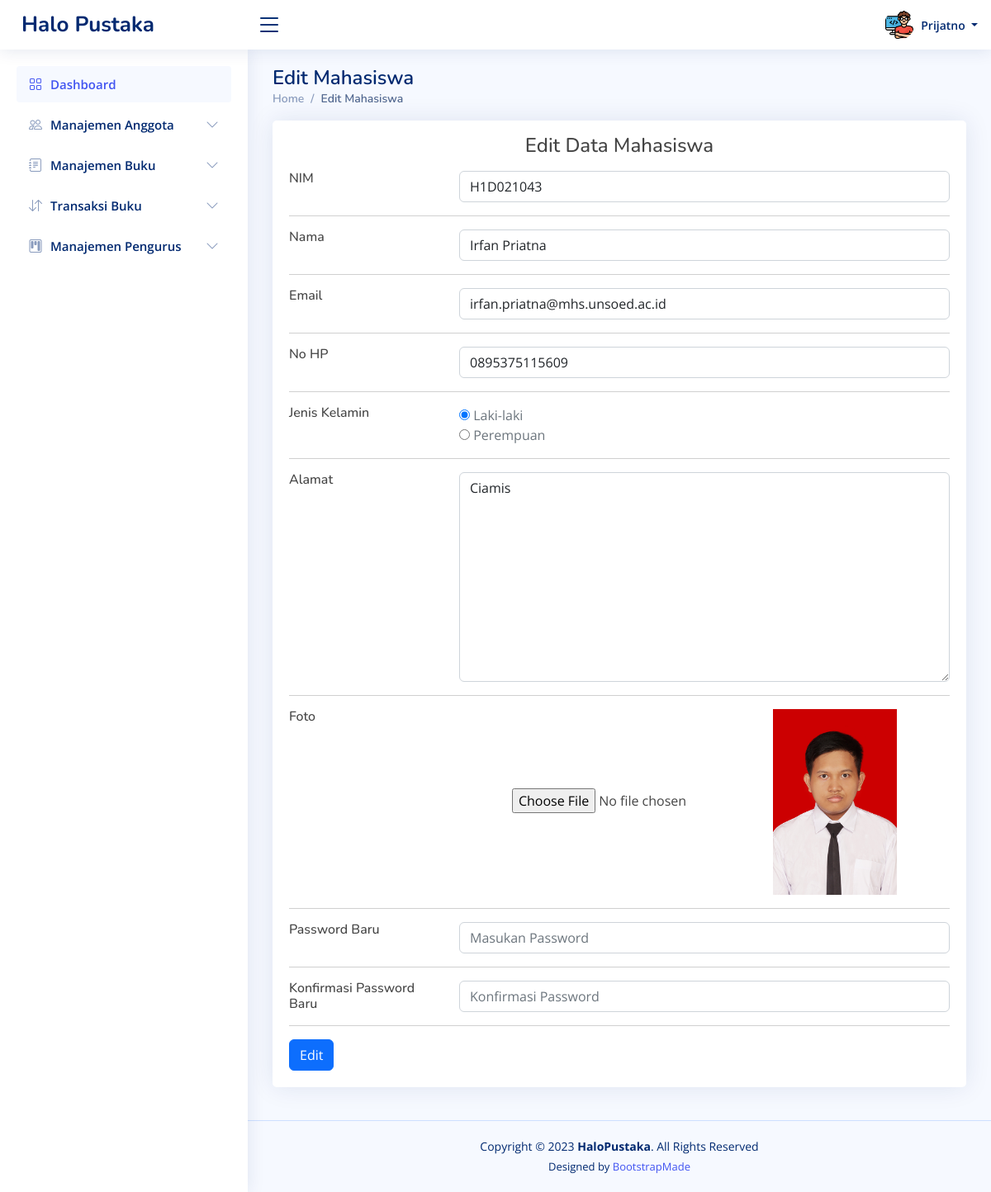
The app's page /dashboard.php?page=editmahasiswa&id=H1D021043 (signed in) with its own data.
### tables this page shows
CREATE TABLE `pengurus` (
  `id_pengurus` char(5) NOT NULL,
  `nama` varchar(100) NOT NULL,
  `password` varchar(100) NOT NULL,
  `level` varchar(20) NOT NULL,
  `pic` varchar(50) NOT NULL DEFAULT 'pengurus/admin.png'
);

CREATE TABLE `anggota` (
  `nim` char(9) NOT NULL,
  `nama` varchar(100) NOT NULL,
  `password` varchar(100) NOT NULL,
  `email` varchar(100) NOT NULL,
  `no_hp` varchar(15) NOT NULL,
  `alamat` text NOT NULL,
  `jenis_kelamin` char(1) NOT NULL,
  `pic` varchar(50) NOT NULL DEFAULT 'anggota/mhs.png'
);

### _editmahasiswa.php (the view, shortened to what this page needs)
<?php
if (isset($_GET['id'])) {
    $nim = $_GET['id'];
    $data = mysqli_fetch_array(mysqli_query($koneksi, "SELECT * FROM anggota WHERE nim = '$nim'"));
}
?>
<div class="container">
    <div class="card" style="margin-bottom: 20px;">
        <div class="card-body">
            <h4 class="text-center mt-3 mb-3">Edit Data Mahasiswa</h4>
            <form action="dashboard.php?page=editmahasiswa" method="post" name="editmahasiswa"
                enctype="multipart/form-data">
                <div class="row">
                    <div class="col-sm-3">
                        <h6 class="mb-0">NIM</h6>
                    </div>
                    <div class="col-sm-9 text-secondary">
                        <input type="text" name="nim" id="nim" class="form-control" value="<?php echo $data['nim'] ?>"
                            required>
                    </div>
                </div>
                <hr>
                <div class="row">
                    <div class="col-sm-3">
                        <h6 class="mb-0">Nama</h6>
                    </div>
                    <div class="col-sm-9 text-secondary">
                        <input type="text" name="nama" id="nama" class="form-control"
                            value="<?php echo $data['nama'] ?>" required>
                    </div>
                </div>
                <hr>
                <div class="row">
                    <div class="col-sm-3">
                        <h6 class="mb-0">Email</h6>
                    </div>
                    <div class="col-sm-9 text-secondary">
                        <input type="email" name="email" id="email" class="form-control" placeholder="Masukan Email"
                            value="<?php echo $data['email'] ?>">
                    </div>
                </div>
                <hr>
                <div class="row">
                    <div class="col-sm-3">
                        <h6 class="mb-0">No HP</h6>
                    </div>
                    <div class="col-sm-9 text-secondary">
                        <input type="text" name="nohp" id="nohp" class="form-control" placeholder="Masukan No HP"
                            value="<?php echo $data['no_hp'] ?>">
                    </div>
                </div>
                <hr>
                <div class="row">
                    <div class="col-sm-3">
                        <h6 class="mb-0">Jenis Kelamin</h6>
                    </div>
                    <div class="col-sm-9 text-secondary">
                        <input type="radio" name="jk" id="lakilaki" value="l" <?php if ($data['jenis_kelamin'] == 'l')
                            echo "checked" ?> required>
                            <label for="lakilaki">Laki-laki</label><br>
                            <input type="radio" name="jk" id="perempuan" value="p" <?php if ($data['jenis_kelamin'] == 'p')
                            echo "checked" ?> required>
                            <label for="perempuan">Perempuan</label>
                        </div>
                    </div>
                    <hr>
                    <div class="row">
                        <div class="col-sm-3">
                            <h6 class="mb-0">Alamat</h6>
                        </div>
                        <div class="col-sm-9 text-secondary">
                            <textarea name="alamat" id="alamat" cols="30" rows="10" class="form-control"
                                placeholder="Masukan Alamat"><?php echo $data['alamat'] ?></textarea>
                    </div>
                </div>
                <hr>
                <div class="row">
                    <div class="col-sm-3">
                        <h6 class="mb-0">Foto</h6>
                    </div>
                    <div class="col-sm-9 align-items-center text-center">
                        <input type="file" name="pic" id="pic" accept=".jpg, .jpeg, .png" onchange="return valid();">
                        <img src="assets/img/<?php echo $data['pic'] ?>" id="display" alt="<?php echo $data['nama'] ?>"
                            width="150">
                    </div>
                </div>
                <hr>
                <div class="row">
                    <div class="col-sm-3">
                        <h6 class="mb-0">Password Baru</h6>
                    </div>
                    <div class="col-sm-9 text-secondary">
                        <input type="password" name="password" id="password" class="form-control"
                            placeholder="Masukan Password">
                    </div>
                </div>
                <hr>
                <div class="row">
                    <div class="col-sm-3">
                        <h6 class="mb-0">Konfirmasi Password Baru</h6>
                    </div>
                    <div class="col-sm-9 text-secondary">
                        <input type="password" name="konpass" id="konpass" class="form-control"
                            placeholder="Konfirmasi Password">
                    </div>
                </div>
                <hr>
                <button type="submit" class="btn btn-primary" name="editmahasiswa">Edit</button>
            </form>
        </div>
    </div>
</div>

### dashboard.php (shortened to what this page needs)
<?php
include "template/head.php";
include "koneksi.php";
?>
<header id="header" class="header fixed-top d-flex align-items-center">
    <div class="d-flex align-items-center justify-content-between">
        <a href="dashboard.php" class="logo d-flex align-items-center">
            <span class="d-none d-lg-block">Halo Pustaka</span>
        </a>
        <i class="bi bi-list toggle-sidebar-btn"></i>
    </div>
    <nav class="header-nav ms-auto">
        <ul class="d-flex align-items-center">
            <li class="nav-item dropdown pe-3">
                <?php
                $sql = mysqli_query($koneksi, "SELECT pic FROM " . $_SESSION['role'] . " WHERE id_pengurus = '" . $_SESSION['username'] . "'");
                $data = mysqli_fetch_array($sql);
                ?>
                <a class="nav-link nav-profile d-flex align-items-center pe-0" href="#" data-bs-toggle="dropdown">
                    <img src="assets/img/<?php echo $data['pic'] ?>" alt="Profile" class="rounded-circle">
                    <span class="d-none d-md-block dropdown-toggle ps-2">
                        <?php echo $_SESSION['nama'] ?>
                    </span>
                </a>
            </li>
        </ul>
    </nav>
</header>
<aside id="sidebar" class="sidebar">
    <ul class="sidebar-nav" id="sidebar-nav">
        <li class="nav-item">
            <a class="nav-link " href="dashboard.php">
                <i class="bi bi-grid"></i>
                <span>Dashboard</span>
            </a>
        </li>
        <li class="nav-item">
            <a class="nav-link collapsed" data-bs-target="#components-nav" data-bs-toggle="collapse" href="#">
                <i class="bi bi-people"></i><span>Manajemen Anggota</span><i class="bi bi-chevron-down ms-auto"></i>
            </a>
        </li>
        <li class="nav-item">
            <a class="nav-link collapsed" data-bs-target="#forms-nav" data-bs-toggle="collapse" href="#">
                <i class="bi bi-journal-text"></i><span>Manajemen Buku</span><i class="bi bi-chevron-down ms-auto"></i>
            </a>
        </li>
        <li class="nav-item">
            <a class="nav-link collapsed" data-bs-target="#tables-nav" data-bs-toggle="collapse" href="#">
                <i class="bi bi-arrow-down-up"></i><span>Transaksi Buku</span><i class="bi bi-chevron-down ms-auto"></i>
            </a>
        </li>
        <?php
        if ($_SESSION['level'] == 'owner') { ?>
            <li class="nav-item">
                <a class="nav-link collapsed" data-bs-target="#charts-nav" data-bs-toggle="collapse" href="#">
                    <i class="bi bi-kanban"></i><span>Manajemen Pengurus</span><i class="bi bi-chevron-down ms-auto"></i>
                </a>
            </li>
        <?php } ?>
    </ul>
</aside>
<main id="main" class="main">
    <?php
    if (isset($_GET['page'])) {
        $act = $_GET['page'];
    }
    switch ($act) {
        case "editmahasiswa":
            $halaman = "_editmahasiswa.php";
            $judul = "Edit Mahasiswa";
            break;
    }
    ?>
    <div class="pagetitle">
        <h1>
            <?php echo $judul; ?>
        </h1>
        <nav>
            <ol class="breadcrumb">
                <li class="breadcrumb-item"><a href="dashboard.php">Home</a></li>
                <li class="breadcrumb-item active">
                    <?php echo $judul; ?>
                </li>
            </ol>
        </nav>
    </div>
    <section class="section dashboard">
        <div class="row">
            <?php
            include $halaman;
            ?>
        </div>
    </section>
</main>
<footer id="footer" class="footer">
    <div class="copyright">
        Copyright &copy; 2023 <strong><span>HaloPustaka</span></strong>. All Rights Reserved
    </div>
    <div class="credits">
        Designed by <a href="https://bootstrapmade.com/">BootstrapMade</a>
    </div>
</footer>
<?php
include "template/foot.php";
?>

### assets/css/admin.css (style rules this page uses)
:root { scroll-behavior: smooth; }
body { font-family: "Open Sans", sans-serif; background: #f6f9ff; color: #444444; }
a { color: #4154f1; text-decoration: none; }
h1, h2, h3, h4, h5, h6 { font-family: "Nunito", sans-serif; }
#main { margin-top: 60px; padding: 20px 30px; transition: all 0.3s; }
.pagetitle { margin-bottom: 10px; }
.pagetitle h1 { font-size: 24px; margin-bottom: 0; font-weight: 600; color: #012970; }
.card { margin-bottom: 30px; border: none; border-radius: 5px; box-shadow: 0px 0 30px rgba(1, 41, 112, 0.1); }
.card-body { padding: 0 20px 20px 20px; }
.breadcrumb { font-size: 14px; font-family: "Nunito", sans-serif; color: #899bbd; font-weight: 600; }
.breadcrumb a { color: #899bbd; transition: 0.3s; }
.breadcrumb .breadcrumb-item::before { color: #899bbd; }
.breadcrumb .active { color: #51678f; font-weight: 600; }
.logo { line-height: 1; }
@media (min-width: 1200px) { .logo { width: 280px; } }
.logo span { font-size: 26px; font-weight: 700; color: #012970; font-family: "Nunito", sans-serif; }
.header { transition: all 0.5s; z-index: 997; height: 60px; box-shadow: 0px 2px 20px rgba(1, 41, 112, 0.1); background-color: #fff; padding-left: 20px; }
.header .toggle-sidebar-btn { font-size: 32px; padding-left: 10px; cursor: pointer; color: #012970; }
.header-nav ul { list-style: none; }
.header-nav>ul { margin: 0; padding: 0; }
.header-nav .nav-profile { color: #012970; }
.header-nav .nav-profile img { max-height: 36px; }
.header-nav .nav-profile span { font-size: 14px; font-weight: 600; }
.sidebar { position: fixed; top: 60px; left: 0; bottom: 0; width: 300px; z-index: 996; transition: all 0.3s; padding: 20px; overflow-y: auto; scrollbar-width: thin; scrollbar-color: #aab7cf transparent; box-shadow: 0px 0px 20px rgba(1, 41, 112, 0.1); background-color: #fff; }
@media (min-width: 1200px) { #main, #footer { margin-left: 300px; } }
.sidebar-nav { padding: 0; margin: 0; list-style: none; }
.sidebar-nav li { padding: 0; margin: 0; list-style: none; }
.sidebar-nav .nav-item { margin-bottom: 5px; }
.sidebar-nav .nav-link { display: flex; align-items: center; font-size: 15px; font-weight: 600; color: #4154f1; transition: 0.3; background: #f6f9ff; padding: 10px 15px; border-radius: 4px; }
.sidebar-nav .nav-link i { font-size: 16px; margin-right: 10px; color: #4154f1; }
.sidebar-nav .nav-link.collapsed { color: #012970; background: #fff; }
.sidebar-nav .nav-link.collapsed i { color: #899bbd; }
.sidebar-nav .nav-link .bi-chevron-down { margin-right: 0; transition: transform 0.2s ease-in-out; }
.footer { padding: 20px 0; font-size: 14px; transition: all 0.3s; border-top: 1px solid #cddfff; }
.footer .copyright { text-align: center; color: #012970; }
.footer .credits { padding-top: 5px; text-align: center; font-size: 13px; color: #012970; }

### records on screen
pengurus: pic (picture)
anggota: nim "H1D021043", nama "Irfan Priatna", email "irfan.priatna@mhs.unsoed.ac.id", nohp "0895375115609", jenis_kelamin "☑ Laki-laki", jenis_kelamin "☐ Perempuan", alamat "Ciamis", pic (picture)

### other values on screen
$_SESSION['nama'] "Prijatno"
$judul "Edit Mahasiswa"
